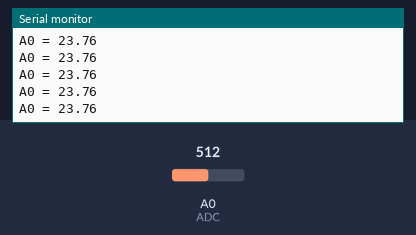
Bench run of a sketch on a simulated ESP8266 (NodeMCU). Parts: the last lines printed to the serial monitor. Inputs (shaded band) come from the test bench; at power-on: A0 (ADC) = 512. WiFi joins after 1.5 s; servers stay silent unless stated.

Above: at 2.7 s.
2.8 s: A0 (ADC) set to 716
At 2.93 s:
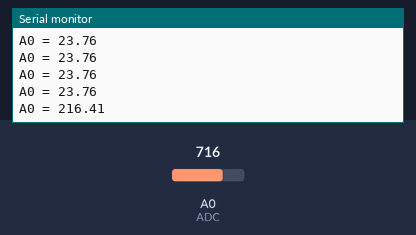
4.3 s: A0 (ADC) set to 900
At 4.36 s:
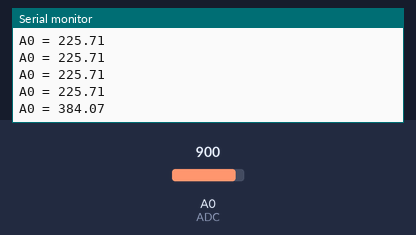
Timing chart, 0 to 7.3 s (numbered marks = the images above; inputs shaded):
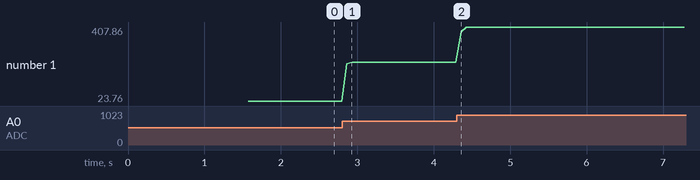

Measured:
- after the input at 2.8 s, the serial monitor: prints a new line after 0.06 s (image 1)
- after the input at 4.3 s, the serial monitor: prints a new line after 0.06 s (image 2)
- plotted number 1: 23.76 → 225.71 after the input at 2.8 s, 225.71 → 407.86 after the input at 4.3 s

The sketch:

mDNS_Web_Server.ino
```cpp
/*
  ESP8266 mDNS responder

  This is an example of an HTTP server that is accessible
  via http://hhh.local URL thanks to mDNS responder.

  Instructions:
  - Update WiFi SSID and password as necessary.
  - Flash the sketch to the ESP8266 board
  - Install host software:
    - For Linux, install Avahi (http://avahi.org/).
    - For Windows, install Bonjour (http://www.apple.com/support/bonjour/).
    - For Mac OSX and iOS support is built in through Bonjour already.
  - Point your browser to http://hhh.local, you should see a response.

 */


#include <ESP8266WiFi.h>
#include <ESP8266mDNS.h>
#include <WiFiClient.h>
#include <DHT.h>

#define DHTPIN 5     // what pin we're connected to
#define DHTTYPE DHT11

#define ADC A0 // yoon // current sensor


////////////// put your router name and password //////////////

const char* ssid = "ROUTER_NAME";
const char* password = "PASSWORD";


// yoon // current sensor
int rmsArray[50];
double result;
int N = 50;
int counter = 0;

// TCP server at port 80 will respond to HTTP requests
WiFiServer server(80);

// Initialize DHT sensor.
DHT dht(DHTPIN, DHTTYPE);

////////////// here is a setup code //////////////

void setup(void)
{
  Serial.begin(115200);

  // Connect to WiFi network
  WiFi.begin(ssid, password);
  Serial.println("");

  // Wait for connection
  while (WiFi.status() != WL_CONNECTED) {
    delay(500);
    Serial.print(".");
  }
  Serial.println("");
  Serial.print("Connected to ");
  Serial.println(ssid);
  Serial.print("IP address: ");
  Serial.println(WiFi.localIP());

  // Set up mDNS responder:
  // - first argument is the domain name, in this example
  //   the fully-qualified domain name is "esp8266.local"
  // - second argument is the IP address to advertise
  //   we send our IP address on the WiFi network
  if (!MDNS.begin("hhh")) {
    Serial.println("Error setting up MDNS responder!");
    while(1) {
      delay(1000);
    }
  }
  Serial.println("mDNS responder started");

  // Start TCP (HTTP) server
  server.begin();
  Serial.println("TCP server started");

  // Add service to MDNS-SD
  MDNS.addService("http", "tcp", 80);
}

////////////// here is a loop code //////////////

void loop(void)
{


  // yoon // current sensor
  /*** begin ***/

  int value = analogRead(ADC);
  if(counter++ < N){
    rmsArray[counter] = value - 487.70;
    delay(1);
  }
  else{
    counter = 0;
    result = 0;
    for(int i = 0; i < N; i++){
      result += pow(rmsArray[i], 2);
    }
    result /= N;
    result = sqrt(result);
    delay(5);
    Serial.print("A0 = ");
    Serial.println(result);
  }

  /**** end ****/

  // Check if a client has connected
  WiFiClient client = server.available();
  if (!client) {
    return;
  }
  Serial.println("");
  Serial.println("New client");

  // Wait for data from client to become available
  while(client.connected() && !client.available()){
    delay(1);
  }

  // Read the first line of HTTP request
  String req = client.readStringUntil('\r');

  // First line of HTTP request looks like "GET /path HTTP/1.1"
  // Retrieve the "/path" part by finding the spaces
  int addr_start = req.indexOf(' ');
  int addr_end = req.indexOf(' ', addr_start + 1);
  if (addr_start == -1 || addr_end == -1) {
    Serial.print("Invalid request: ");
    Serial.println(req);
    return;
  }
  req = req.substring(addr_start + 1, addr_end);
  Serial.print("Request: ");
  Serial.println(req);
  client.flush();

  //String s; // yoon // remove
  char htmlDoc[1000];

  if (req == "/")
  {
    IPAddress ip = WiFi.localIP();
    String ipStr = String(ip[0]) + '.' + String(ip[1]) + '.' + String(ip[2]) + '.' + String(ip[3]);
    char temperature[5];
    char humidity[4];

    snprintf(temperature, sizeof(temperature), "%2d'C", (int)dht.readTemperature());
    snprintf(humidity, sizeof(humidity), "%2d%", (int)dht.readHumidity());

    // write html document
    snprintf(htmlDoc, sizeof(htmlDoc),
"<html>\
  <head>\
    <meta http-equiv='refresh' content='10'/>\
      <title>ESP8266 Demo</title>\
      <style>\
        body { background-color: #364659; font-family: Arial, Helvetica, Sans-Serif; Color: #F2F2F2; }\
      </style>\
    </head>\
    <body>\
      <h1>Hello from Happy Hedgehog House !!</h1>\
      <p>Temperature: %s, Humidity: %s</p>\
    </body>\
 </html>", temperature, humidity);


    Serial.println("Sending 200");
  }
  else
  {
    snprintf(htmlDoc, sizeof(htmlDoc), "HTTP/1.1 404 Not Found\r\n\r\n");
    Serial.println("Sending 404");
  }
  client.print(htmlDoc);

  Serial.println("Done with client");
}
```
